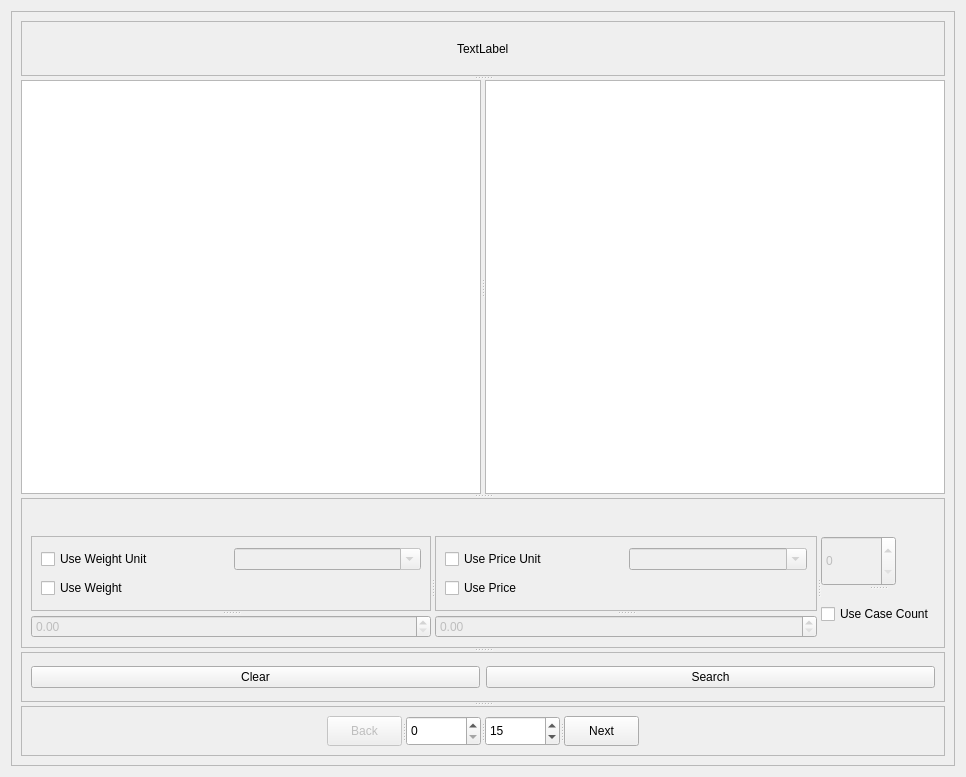
<?xml version="1.0" encoding="UTF-8"?>
<ui version="4.0">
 <class>Form</class>
 <widget class="QWidget" name="Form">
  <property name="geometry">
   <rect>
    <x>0</x>
    <y>0</y>
    <width>966</width>
    <height>777</height>
   </rect>
  </property>
  <property name="windowTitle">
   <string>Form</string>
  </property>
  <layout class="QGridLayout" name="gridLayout_3">
   <item row="0" column="0">
    <widget class="QScrollArea" name="scrollArea">
     <property name="widgetResizable">
      <bool>true</bool>
     </property>
     <widget class="QWidget" name="scrollAreaWidgetContents">
      <property name="geometry">
       <rect>
        <x>0</x>
        <y>0</y>
        <width>950</width>
        <height>761</height>
       </rect>
      </property>
      <layout class="QGridLayout" name="gridLayout_8">
       <item row="0" column="0">
        <widget class="QSplitter" name="splitter_7">
         <property name="orientation">
          <enum>Qt::Vertical</enum>
         </property>
         <property name="childrenCollapsible">
          <bool>false</bool>
         </property>
         <widget class="QFrame" name="frame_2">
          <property name="maximumSize">
           <size>
            <width>16777215</width>
            <height>55</height>
           </size>
          </property>
          <property name="frameShape">
           <enum>QFrame::StyledPanel</enum>
          </property>
          <property name="frameShadow">
           <enum>QFrame::Raised</enum>
          </property>
          <layout class="QGridLayout" name="gridLayout_2">
           <item row="1" column="0">
            <spacer name="horizontalSpacer_2">
             <property name="orientation">
              <enum>Qt::Horizontal</enum>
             </property>
             <property name="sizeHint" stdset="0">
              <size>
               <width>441</width>
               <height>20</height>
              </size>
             </property>
            </spacer>
           </item>
           <item row="1" column="2">
            <spacer name="horizontalSpacer">
             <property name="orientation">
              <enum>Qt::Horizontal</enum>
             </property>
             <property name="sizeHint" stdset="0">
              <size>
               <width>440</width>
               <height>20</height>
              </size>
             </property>
            </spacer>
           </item>
           <item row="1" column="1">
            <widget class="QLabel" name="who">
             <property name="text">
              <string>TextLabel</string>
             </property>
            </widget>
           </item>
          </layout>
         </widget>
         <widget class="QSplitter" name="splitter_2">
          <property name="orientation">
           <enum>Qt::Horizontal</enum>
          </property>
          <property name="childrenCollapsible">
           <bool>false</bool>
          </property>
          <widget class="QListView" name="results">
           <property name="minimumSize">
            <size>
             <width>400</width>
             <height>400</height>
            </size>
           </property>
           <property name="maximumSize">
            <size>
             <width>16777215</width>
             <height>16777215</height>
            </size>
           </property>
          </widget>
          <widget class="QTableView" name="terms">
           <property name="minimumSize">
            <size>
             <width>400</width>
             <height>400</height>
            </size>
           </property>
          </widget>
         </widget>
         <widget class="QFrame" name="frame_4">
          <property name="minimumSize">
           <size>
            <width>0</width>
            <height>150</height>
           </size>
          </property>
          <property name="maximumSize">
           <size>
            <width>16777215</width>
            <height>75</height>
           </size>
          </property>
          <property name="frameShape">
           <enum>QFrame::StyledPanel</enum>
          </property>
          <property name="frameShadow">
           <enum>QFrame::Raised</enum>
          </property>
          <layout class="QGridLayout" name="gridLayout_7">
           <item row="1" column="0">
            <widget class="QSplitter" name="splitter_8">
             <property name="orientation">
              <enum>Qt::Horizontal</enum>
             </property>
             <property name="childrenCollapsible">
              <bool>false</bool>
             </property>
             <widget class="QSplitter" name="splitter_3">
              <property name="orientation">
               <enum>Qt::Vertical</enum>
              </property>
              <property name="childrenCollapsible">
               <bool>false</bool>
              </property>
              <widget class="QFrame" name="frame_5">
               <property name="minimumSize">
                <size>
                 <width>0</width>
                 <height>75</height>
                </size>
               </property>
               <property name="frameShape">
                <enum>QFrame::StyledPanel</enum>
               </property>
               <property name="frameShadow">
                <enum>QFrame::Raised</enum>
               </property>
               <layout class="QGridLayout" name="gridLayout_6">
                <item row="0" column="1">
                 <widget class="QComboBox" name="weightUnit">
                  <property name="enabled">
                   <bool>false</bool>
                  </property>
                  <property name="editable">
                   <bool>true</bool>
                  </property>
                  <property name="sizeAdjustPolicy">
                   <enum>QComboBox::AdjustToContents</enum>
                  </property>
                 </widget>
                </item>
                <item row="0" column="0">
                 <widget class="QCheckBox" name="useWeightUnit">
                  <property name="toolTip">
                   <string>include weight unit in search</string>
                  </property>
                  <property name="text">
                   <string>Use Weight Unit</string>
                  </property>
                 </widget>
                </item>
                <item row="1" column="0">
                 <widget class="QCheckBox" name="useWeight">
                  <property name="toolTip">
                   <string>include weight in search</string>
                  </property>
                  <property name="text">
                   <string>Use Weight</string>
                  </property>
                 </widget>
                </item>
               </layout>
              </widget>
              <widget class="QDoubleSpinBox" name="weight">
               <property name="enabled">
                <bool>false</bool>
               </property>
               <property name="maximum">
                <double>1000000000000000019884624838656.000000000000000</double>
               </property>
              </widget>
             </widget>
             <widget class="QSplitter" name="splitter_4">
              <property name="orientation">
               <enum>Qt::Vertical</enum>
              </property>
              <property name="childrenCollapsible">
               <bool>false</bool>
              </property>
              <widget class="QFrame" name="frame_6">
               <property name="minimumSize">
                <size>
                 <width>0</width>
                 <height>75</height>
                </size>
               </property>
               <property name="frameShape">
                <enum>QFrame::StyledPanel</enum>
               </property>
               <property name="frameShadow">
                <enum>QFrame::Raised</enum>
               </property>
               <layout class="QGridLayout" name="gridLayout_5">
                <item row="0" column="0">
                 <widget class="QCheckBox" name="usePriceUnit">
                  <property name="toolTip">
                   <string>include price unit in search</string>
                  </property>
                  <property name="text">
                   <string>Use Price Unit</string>
                  </property>
                 </widget>
                </item>
                <item row="0" column="1">
                 <widget class="QComboBox" name="priceUnit">
                  <property name="enabled">
                   <bool>false</bool>
                  </property>
                  <property name="editable">
                   <bool>true</bool>
                  </property>
                  <property name="sizeAdjustPolicy">
                   <enum>QComboBox::AdjustToContents</enum>
                  </property>
                 </widget>
                </item>
                <item row="1" column="0">
                 <widget class="QCheckBox" name="usePrice">
                  <property name="toolTip">
                   <string>include price in search</string>
                  </property>
                  <property name="text">
                   <string>Use Price</string>
                  </property>
                 </widget>
                </item>
               </layout>
              </widget>
              <widget class="QDoubleSpinBox" name="price">
               <property name="enabled">
                <bool>false</bool>
               </property>
               <property name="maximum">
                <double>100000000000000005366162204393472.000000000000000</double>
               </property>
              </widget>
             </widget>
             <widget class="QSplitter" name="splitter_5">
              <property name="orientation">
               <enum>Qt::Vertical</enum>
              </property>
              <property name="childrenCollapsible">
               <bool>false</bool>
              </property>
              <widget class="QSpinBox" name="casecount">
               <property name="enabled">
                <bool>false</bool>
               </property>
               <property name="maximumSize">
                <size>
                 <width>75</width>
                 <height>50</height>
                </size>
               </property>
               <property name="toolTip">
                <string>case count</string>
               </property>
               <property name="maximum">
                <number>999999999</number>
               </property>
              </widget>
              <widget class="QCheckBox" name="useCaseCount">
               <property name="text">
                <string>Use Case Count</string>
               </property>
              </widget>
             </widget>
            </widget>
           </item>
           <item row="0" column="0">
            <spacer name="verticalSpacer">
             <property name="orientation">
              <enum>Qt::Vertical</enum>
             </property>
             <property name="sizeHint" stdset="0">
              <size>
               <width>20</width>
               <height>40</height>
              </size>
             </property>
            </spacer>
           </item>
          </layout>
         </widget>
         <widget class="QSplitter" name="splitter_6">
          <property name="orientation">
           <enum>Qt::Vertical</enum>
          </property>
          <property name="childrenCollapsible">
           <bool>false</bool>
          </property>
          <widget class="QFrame" name="frame">
           <property name="minimumSize">
            <size>
             <width>0</width>
             <height>50</height>
            </size>
           </property>
           <property name="maximumSize">
            <size>
             <width>16777215</width>
             <height>50</height>
            </size>
           </property>
           <property name="frameShape">
            <enum>QFrame::StyledPanel</enum>
           </property>
           <property name="frameShadow">
            <enum>QFrame::Raised</enum>
           </property>
           <layout class="QGridLayout" name="gridLayout">
            <item row="0" column="0">
             <widget class="QPushButton" name="clear">
              <property name="toolTip">
               <string>clear search fields</string>
              </property>
              <property name="text">
               <string>Clear</string>
              </property>
             </widget>
            </item>
            <item row="0" column="1">
             <widget class="QPushButton" name="search">
              <property name="toolTip">
               <string>search</string>
              </property>
              <property name="text">
               <string>Search</string>
              </property>
             </widget>
            </item>
           </layout>
          </widget>
          <widget class="QFrame" name="frame_3">
           <property name="minimumSize">
            <size>
             <width>0</width>
             <height>50</height>
            </size>
           </property>
           <property name="maximumSize">
            <size>
             <width>16777215</width>
             <height>50</height>
            </size>
           </property>
           <property name="frameShape">
            <enum>QFrame::StyledPanel</enum>
           </property>
           <property name="frameShadow">
            <enum>QFrame::Raised</enum>
           </property>
           <layout class="QGridLayout" name="gridLayout_4">
            <item row="0" column="0">
             <widget class="QSplitter" name="splitter">
              <property name="orientation">
               <enum>Qt::Horizontal</enum>
              </property>
              <property name="childrenCollapsible">
               <bool>false</bool>
              </property>
              <widget class="QPushButton" name="back">
               <property name="enabled">
                <bool>false</bool>
               </property>
               <property name="maximumSize">
                <size>
                 <width>75</width>
                 <height>16777215</height>
                </size>
               </property>
               <property name="toolTip">
                <string>previous set of items</string>
               </property>
               <property name="text">
                <string>Back</string>
               </property>
              </widget>
              <widget class="QSpinBox" name="page">
               <property name="maximumSize">
                <size>
                 <width>75</width>
                 <height>16777215</height>
                </size>
               </property>
               <property name="toolTip">
                <string>page number</string>
               </property>
               <property name="statusTip">
                <string>page</string>
               </property>
               <property name="maximum">
                <number>999999999</number>
               </property>
              </widget>
              <widget class="QSpinBox" name="limit">
               <property name="maximumSize">
                <size>
                 <width>75</width>
                 <height>50</height>
                </size>
               </property>
               <property name="toolTip">
                <string>items per page</string>
               </property>
               <property name="statusTip">
                <string>items per page, i.e. limit</string>
               </property>
               <property name="maximum">
                <number>999999999</number>
               </property>
               <property name="value">
                <number>15</number>
               </property>
              </widget>
              <widget class="QPushButton" name="next">
               <property name="maximumSize">
                <size>
                 <width>75</width>
                 <height>16777215</height>
                </size>
               </property>
               <property name="toolTip">
                <string>next set of items</string>
               </property>
               <property name="text">
                <string>Next</string>
               </property>
              </widget>
             </widget>
            </item>
           </layout>
          </widget>
         </widget>
        </widget>
       </item>
      </layout>
     </widget>
    </widget>
   </item>
  </layout>
 </widget>
 <resources/>
 <connections/>
</ui>
